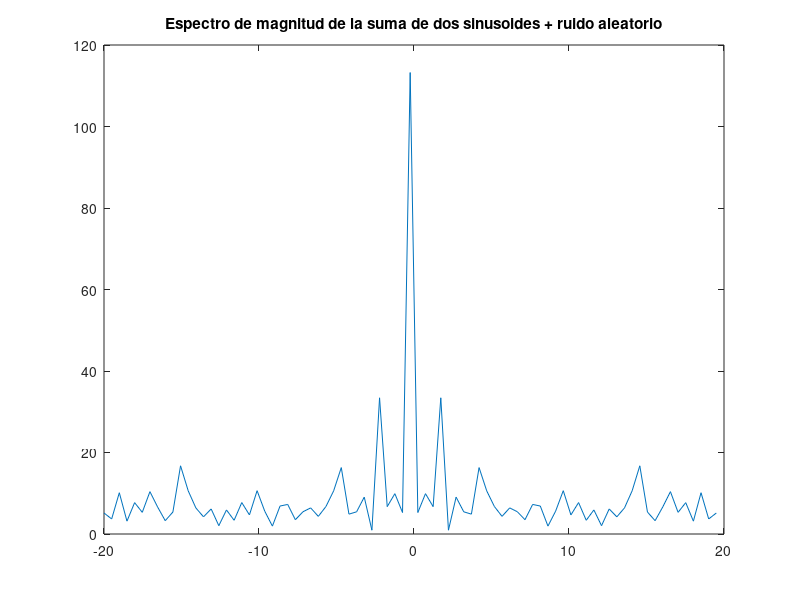

Source code (MATLAB):
% A la señal del punto anterior agréguele ruido aleatorio y observe como 
% se modifica su espectro de magnitud

% Frecuencias para los senos
f1 = 2;
f2 = 20;

% Frec de muertreo de Nyquist
fs = 2 * f2;

% Periodo y vector de tiempos y frecuencias
T = 1 / fs;
t = -1:T:1;
N = length(t);
f = -fs/2:fs/N:(fs/2 - fs/N);

% Dominio frecuencial
w1 = 2 * pi * f1;
w2 = 2 * pi * f2;

% Calculo los valores de los senos y los sumo con ruido existente
y1 = sin(w1 * t);
y2 = -10 * sin(w2 * t);
y = y1 + y2 + 3 * rand(size(y2));

% DFT
TF = fftshift(abs(fft(y)));

% Plot
plot(f, TF); 
title('Espectro de magnitud de la suma de dos sinusoides + ruido aleatorio');